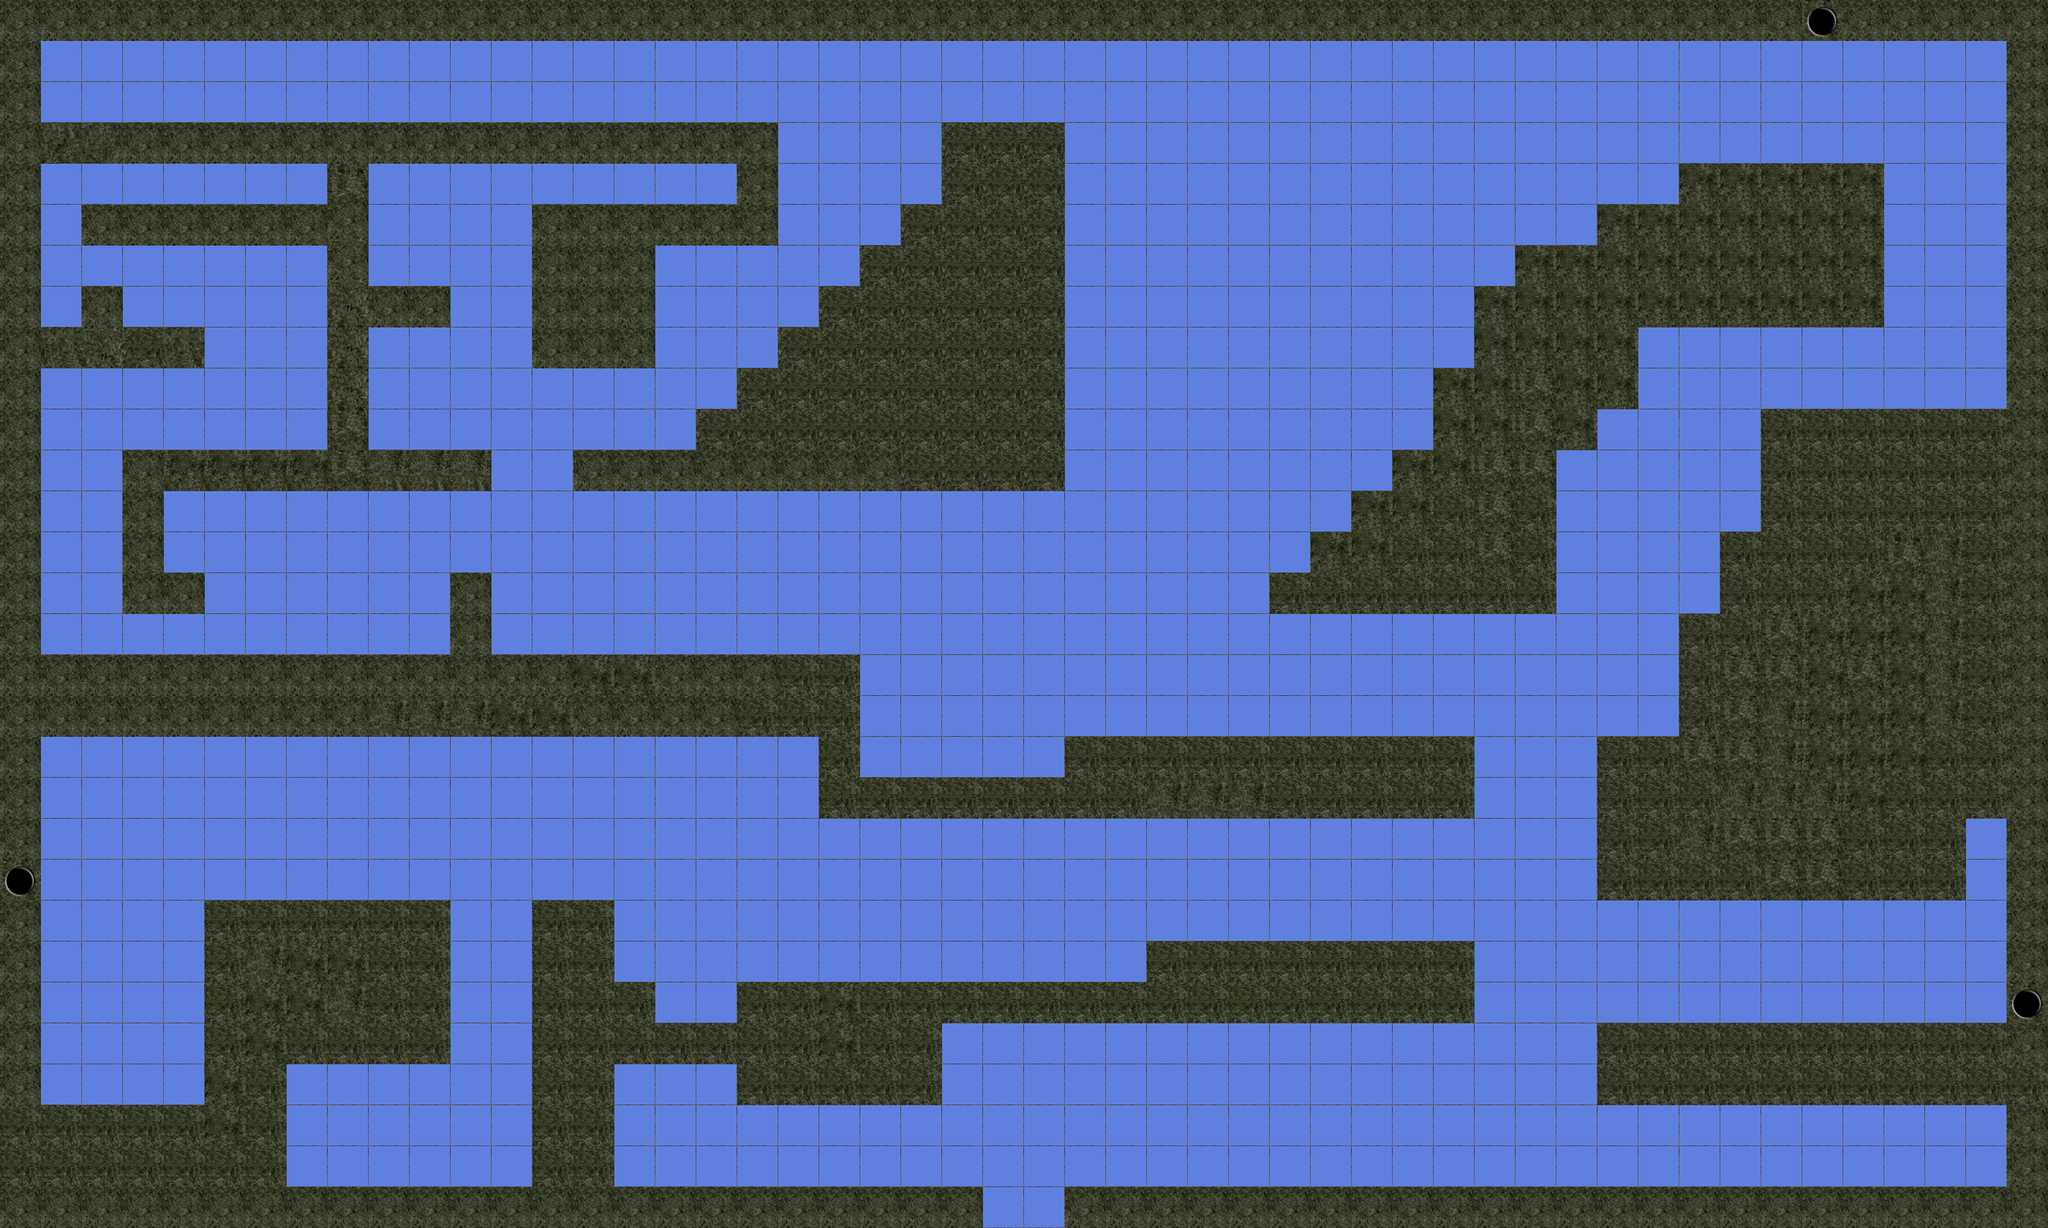

A 2D game scene composited from a Tiled map and its tileset images. What follows is a short description and the map's XML, with each tile layer's data collapsed to a summary:
An orthogonal 50x30 tile map with 64x64 px tiles, 1 tile layer (ForegroundPlatformLayer), 1 hidden layer not drawn.

<map version="1.0" orientation="orthogonal" renderorder="right-down" width="50" height="30" tilewidth="64" tileheight="64" nextobjectid="1">
 <tileset firstgid="1" name="ForestPlatforms" tilewidth="64" tileheight="64">
  <image source="ForestPlatforms.png" width="640" height="400" />
  <terraintypes>
   <terrain name="New Terrain" tile="-1" />
  </terraintypes>
 </tileset>
 <imagelayer name="BackgroundImageLayer" x="288" y="40" visible="0">
  <image source="DarkForest.jpg" />
  <properties>
   <property name="collidable" value="false" />
   <property name="imageheight" value="800" />
   <property name="imagewidth" value="1600" />
  </properties>
 </imagelayer>
 <layer name="ForegroundPlatformLayer" width="50" height="30">
  <properties>
   <property name="collidable" value="true" />
  </properties>
  <data>[1500 cells, 1500 non-empty, 20 distinct tile ids]</data>
 </layer>
</map>